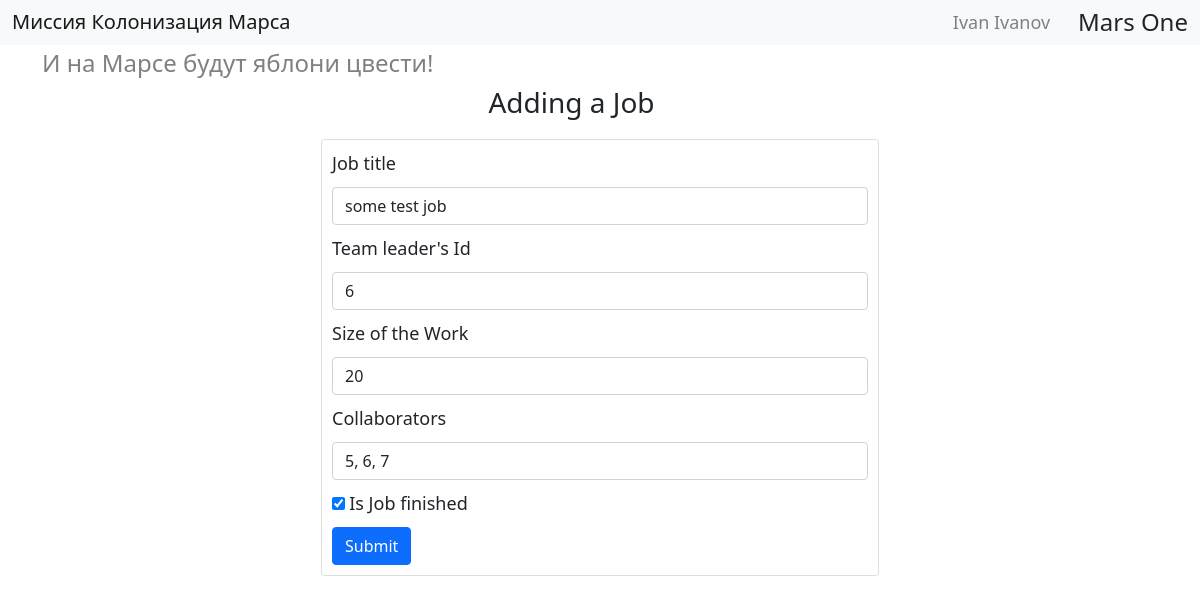
/job/8 (signed in), run on the app's committed database.
### __all_models.py (models this page shows)
class User(SqlAlchemyBase, UserMixin):
    __tablename__ = 'users'
    id = Column(Integer, primary_key=True, autoincrement=True)
    surname = Column(String)
    name = Column(String)
    age = Column(Integer)
    position = Column(String)
    speciality = Column(String)
    address = Column(String)
    email = Column(String, unique=True)
    hashed_password = Column(String, default="password")
    modified_date = Column(DateTime, default=datetime.now)

class Jobs(SqlAlchemyBase):
    __tablename__ = "jobs"
    id = Column(Integer, primary_key=True, autoincrement=True)
    team_leader = Column(Integer, ForeignKey("users.id"))
    job = Column(String)
    work_size = Column(Integer)
    collaborators = Column(String)
    start_date = Column(DateTime)
    end_date = Column(DateTime, nullable=True)
    is_finished = Column(Boolean)

### app.py (the view, shortened to what this page needs)
@app.route("/job/<int:job_id>", methods=['GET', 'POST'])
@login_required
def edit_job(job_id):
    print(current_user.id)
    form = JobForm()
    if request.method == "GET":
        job = session.query(Jobs).filter(
            Jobs.id == job_id,
            (Jobs.team_leader == current_user.id) | (current_user.id == 1)
        ).first()
        if job:
            form.job.data = job.job
            form.team_leader.data = job.team_leader
            form.work_size.data = job.work_size
            form.collaborators.data = job.collaborators
            form.is_finished.data = job.is_finished
        else:
            abort(404)
    return render_template("add_job.html", title="Изменить работу", form=form)

### forms.py
class JobForm(FlaskForm):
    team_leader = IntegerField("Team leader's Id", validators=[DataRequired()])
    job = StringField("Job title", validators=[DataRequired()])
    work_size = IntegerField("Size of the Work", validators=[DataRequired()])
    collaborators = StringField("Collaborators", validators=[DataRequired()])
    is_finished = BooleanField("Is Job finished")
    submit = SubmitField("Submit")

### app.py (called while the page is built)
@login_manager.user_loader
def load_user(user_id):
    return session.query(User).get(user_id)

### templates/add_job.html (shortened to what this page needs)
{% extends "base.html" %}
{% block content %}
<h3 class="title">Adding a Job</h3>
<div class="holder card">
    <form method="POST" action="">
        {{ form.job.label(class="form-label label") }}
        {{ form.job(class="form-control") }}
        {{ form.team_leader.label(class="form-label label") }}
        {{ form.team_leader(class="form-control") }}
        {{ form.work_size.label(class="form-label label") }}
        {{ form.work_size(class="form-control") }}
        {{ form.collaborators.label(class="form-label label") }}
        {{ form.collaborators(class="form-control") }}
        <div class="form-control-check">
            {{ form.is_finished(class="form-control-check") }}
            {{ form.is_finished.label(class="form-label label") }}
        </div>
        {{ form.submit(class="btn btn-primary") }}
    </form>
</div>
{% endblock %}

### templates/base.html (shortened to what this page needs)
<!doctype html>
<html lang="en">
  <head>
    <link href="https://cdn.jsdelivr.net/npm/bootstrap@5.0.0-beta2/dist/css/bootstrap.min.css" rel="stylesheet">
    <link rel="stylesheet" type="text/css" href="{{url_for('static', filename='css/style.css')}}"/>
  </head>
  <body>
    <nav class="navbar navbar-light bg-light">
      <div class="container-fluid">
        <span><a href="/" class="navbar-brand mb-0 h1">Миссия Колонизация Марса</a></span>
        <div class="navbar-inner">
          {% if current_user.is_authenticated %}
            <a href="{{ url_for('logout') }}" class="navbar-name">{{ current_user.name }} {{ current_user.surname }}</a>
          {% else %}
          <div class="buttons-wrapper">
            <a href="{{ url_for('register') }}" class="btn btn-primary">Register</a>
            <a href="{{ url_for('login') }}" class="btn btn-success">Login</a>
          </div>
          {% endif %}
          <span class="nav-item h4 mr-10 mb-0">Mars One</span>
        </div>
      </div>
    </nav>
    <div class="container">
      <h4 class="mt-1">И на Марсе будут яблони цвести!</h4>
      {% block content %}{% endblock %}
    </div>
  </body>
</html>

### static/css/style.css (style rules this page uses)
body { padding-bottom: 20px; }
h4 { color: grey; }
.title { width: 20%; margin: 0 auto; }
.holder { width: 50%; margin: 20px auto; padding: 10px; padding-top: 0; }
.label { margin-top: 10px; margin-bottom: 10px; font-size: 18px; }
.navbar-inner { display: flex; width: 20%; justify-content: space-between; align-items: center; }
.navbar-name { text-decoration: none; margin: 0; color: #808080; font-size: 18px; transition: all .1s; }

### data on the page
User: name "Ivan", surname "Ivanov"
Jobs: job "some test job", team_leader "6", work_size "20", collaborators "5, 6, 7", is_finished "☑"
